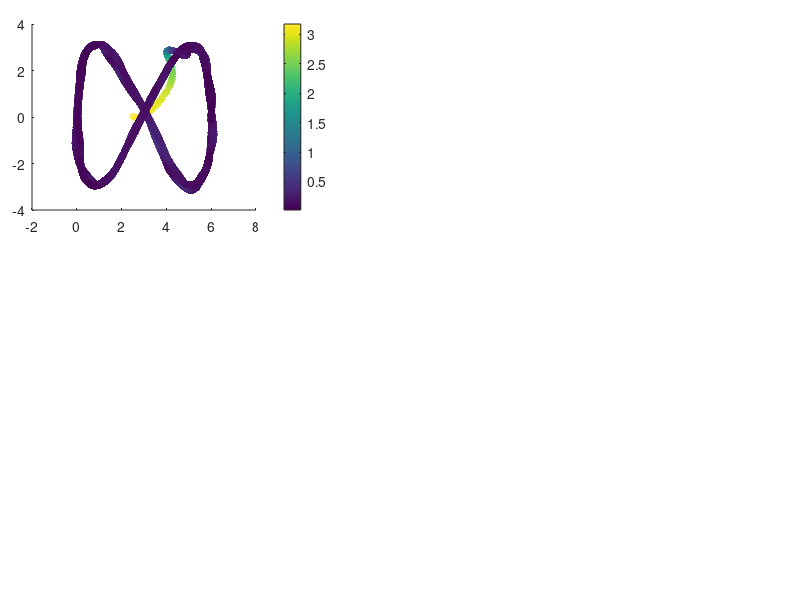

The MATLAB source for this figure: (Note: this script raises an error after producing the figure.)
%% Code to show the results of the Inverse kinematic controller

% Clean variables
clc, clear all, close all;
 
% Load variables of the system
load("T_MPC_UAV_Real.mat")

% Change variable size
h = h(:, 1:end-1);
h_p = h_p(:, 1:end-1);
v = v(:, 1:end-1);
hd = hd(:,1:length(h));
% Time definition 
t = t;

% Error definition
for k = 1:length(t)-N
    error_vector = hd(1:3, k)-h(1:3, k);
    error_NMPC(k) = norm(error_vector,2);
end

% Figure propert%% Figures
lw = 1; % linewidth 1
lwV = 2; % linewidth 2
fontsizeLabel = 11; %11
fontsizeLegend = 11;
fontsizeTicks = 11;
fontsizeTitel = 11;
sizeX = 1300; % size figure
sizeY = 750; % size figure

% color propreties
c1 = [80, 81, 79]/255;
c2 = [244, 213, 141]/255;
c3 = [242, 95, 92]/255;
c4 = [112, 141, 129]/255;

C18 = [0 0 0];
c5 = [130, 37, 37]/255;
c6 = [205, 167, 37]/255;
c7 = [81, 115, 180]/255;

C1 = [246 170 141]/255;
C2 = [51 187 238]/255;
C3 = [0 153 136]/255;
C4 = [238 119 51]/255;
C5 = [204 51 17]/255;
C6 = [238 51 119]/255;
C7 = [187 187 187]/255;
C8 = [80 80 80]/255;
C9 = [140 140 140]/255;
C10 = [0 128 255]/255;
C11 = [234 52 89]/255;
C12 = [39 124 252]/255;
C13 = [40 122 125]/255;
%C14 = [86 215 219]/255;
C14 = [252 94 158]/255;
C15 = [244 171 39]/255;
C16 = [100 121 162]/255;
C17 = [255 0 0]/255;
%% New color slection

figure('Position', [500 500 sizeX sizeY])
set(gcf, 'Position', [500 500 sizeX sizeY]);
fig1_comps.fig = gcf;

% Figure 1
axes('Position',[0.04 0.65 .35 .31]);
%% Colorbar
scatter(h(1, :),h(2, :),30,error_NMPC,'filled','MarkerFaceAlpha',0.7);
c = colorbar;
c.Label.Interpreter = 'latex';
c.Label.String = '$\textrm{Error}~||\tilde{\mathbf{\eta}}||$';

set(c,'TickLabelInterpreter','latex')

%% Desired Trajectory
hd_plot = line(hd(1,:),hd(2,:));
set(hd_plot, 'LineStyle', '--', 'Color', C8, 'LineWidth', 1.2*lw)

%% Real Trajectory
h_plot = line(h(1,:),h(2,:));
set(h_plot, 'LineStyle', '-', 'Color', C18, 'LineWidth', 1.2*lw)

%% Title of the image
hTitle_1 = title({'$\textrm{(a)}$'},'fontsize',14,'interpreter','latex','Color',C18);
%hXLabel_1 = xlabel('$x~[m]$','fontsize',9,'interpreter','latex', 'Color',C18);
hYLabel_1 = ylabel('$y~[m]$','fontsize',9,'interpreter','latex', 'Color',C18);

%% Legend nomeclature
hLegend_1 = legend([hd_plot, h_plot],{'$\mathbf{\eta}_d$','$\mathbf{\eta}$'},'fontsize',12,'interpreter','latex','Color',[255 255 255]/255,'Location','best','NumColumns',1,'TextColor','black');
set(gca,'ticklabelinterpreter','latex',...
        'fontsize',1.3*fontsizeTicks)
% Figure properties
ax_1 = gca;
ax_1.Box = 'on';
ax_1.BoxStyle = 'full';
ax_1.TickLength = [0.005;0.005];
ax_1.TickDirMode = 'auto';
ax_1.YMinorTick = 'on';
ax_1.XMinorTick = 'on';
% ax_2.XTickLabel = [];
ax_1.XMinorGrid = 'on';
ax_1.YMinorGrid = 'on';
%ax_2.MinorGridColor = '#8f8f8f';
ax_1.MinorGridAlpha = 0.15;
ax_1.LineWidth = 0.8;
ax_1.XLim = [min(h(1,:))-0.2 max(h(1,:))+0.2];
ax_1.YLim = [min(h(2,:))-0.2 max(h(2,:))+0.2];

% Figure 2
axes('Position',[0.04 0.28 .35 .31]);
%% Colorbar
scatter(h(1, :),h(3, :),30,error_NMPC,'filled','MarkerFaceAlpha',0.7);
c = colorbar;
c.Label.Interpreter = 'latex';
c.Label.String = '$\textrm{Error}~||\tilde{\mathbf{\eta}}||$';

set(c,'TickLabelInterpreter','latex')

%% Desired Trajectory
hd_plot_2 = line(hd(1,:),hd(3,:));
set(hd_plot_2, 'LineStyle', '--', 'Color', C8, 'LineWidth', 1.2*lw)

%% Real Trajectory
h_plot_2 = line(h(1,:),h(3,:));
set(h_plot_2, 'LineStyle', '-', 'Color', C18, 'LineWidth', 1.2*lw)

%% Title of the image
hTitle_2 = title({'$\textrm{(b)}$'},'fontsize',14,'interpreter','latex','Color',C18);
hXLabel_2 = xlabel('$x~[m]$','fontsize',9,'interpreter','latex', 'Color',C18);
hYLabel_2 = ylabel('$z~[m]$','fontsize',9,'interpreter','latex', 'Color',C18);

%% Legend nomeclature
hLegend_2 = legend([hd_plot_2, h_plot_2],{'$\mathbf{\eta}_d$','$\mathbf{\eta}$'},'fontsize',12,'interpreter','latex','Color',[255 255 255]/255,'Location','best','NumColumns',1,'TextColor','black');
set(gca,'ticklabelinterpreter','latex',...
        'fontsize',1.3*fontsizeTicks)
% Figure properties
ax_2 = gca;
ax_2.Box = 'on';
ax_2.BoxStyle = 'full';
ax_2.TickLength = [0.005;0.005];
ax_2.TickDirMode = 'auto';
ax_2.YMinorTick = 'on';
ax_2.XMinorTick = 'on';
% ax_2.XTickLabel = [];
ax_2.XMinorGrid = 'on';
ax_2.YMinorGrid = 'on';
%ax_2.MinorGridColor = '#8f8f8f';
ax_2.MinorGridAlpha = 0.15;
ax_2.LineWidth = 0.8;
ax_2.XLim = [min(h(1,:))-0.2 max(h(1,:))+0.2];
ax_2.YLim = [min(h(3,:))-0.2 max(h(3,:))+0.2];

axes('Position',[0.45 0.65 .54 .31]);
%% Data generation
error_x_plot = line(t(1:length(h)),hd(1,:)-h(1,:));
set(error_x_plot, 'LineStyle', '-', 'Color', C5, 'LineWidth', 1.1*lw);
error_y_plot = line(t(1:length(h)),hd(2,:)-h(2,:));
set(error_y_plot, 'LineStyle', '-', 'Color', C3, 'LineWidth', 1.1*lw);
error_z_plot = line(t(1:length(h)),hd(3,:)-h(3,:));
set(error_z_plot, 'LineStyle', '-', 'Color', c7, 'LineWidth', 1.1*lw);

% fig1_comps.p1 = ul_plot;
%% Title of the image
hTitle_3 = title({'$\textrm{(c)}$'},'fontsize',14,'interpreter','latex','Color',C18);
%xlabel('$\textrm{Time}[s]$','fontsize',10,'interpreter','latex','Color',C18);
ylabel('$\textrm{Control Error}~[m]$','fontsize',10,'interpreter','latex', 'Color',C18);

%% Legend nomeclature
hLegend_3 = legend([error_x_plot,error_y_plot, error_z_plot],{'$\tilde{\mathbf{\eta}}_x$','$\tilde{\mathbf{\eta}}_y$','$\tilde{\mathbf{\eta}}_z$'},'fontsize',12,'interpreter','latex','Color',[255 255 255]/255,'Location','best','NumColumns',1,'TextColor','black');
 set(gca,'ticklabelinterpreter','latex',...
         'fontsize',1.3*fontsizeTicks)
%% Figure properties
ax_3 = gca;
ax_3.Box = 'on';
ax_3.BoxStyle = 'full';
ax_3.TickLength = [0.01;0.01];
ax_3.TickDirMode = 'auto';
ax_3.XTickLabel = [];
ax_3.YMinorTick = 'on';
ax_3.XMinorTick = 'on';
ax_3.XMinorGrid = 'on';
ax_3.YMinorGrid = 'on';
%ax_1.MinorGridColor = '#8f8f8f';
ax_3.MinorGridAlpha = 0.15;
ax_3.LineWidth = 0.8;
ax_3.XLim = [0 t(end)];
%% Zoom Plot
axes('Position',[0.70 0.85 .2 .1]);
index_zoom_1 = (t>=20) & (t<=30);
error_x_plot_zoom = line(t(index_zoom_1),hd(1,(index_zoom_1))-h(1,(index_zoom_1)));
error_y_plot_zoom = line(t(index_zoom_1),hd(2,(index_zoom_1))-h(2,(index_zoom_1)));
error_z_plot_zoom = line(t(index_zoom_1),hd(3,(index_zoom_1))-h(3,(index_zoom_1)));

set(error_x_plot_zoom, 'LineStyle', '-', 'Color', C5, 'LineWidth', lw*0.8);
set(error_y_plot_zoom, 'LineStyle', '-', 'Color', C3, 'LineWidth', lw*0.8);
set(error_z_plot_zoom, 'LineStyle', '-', 'Color', c7, 'LineWidth', lw*0.8);

set(gca,'ticklabelinterpreter','latex',...
         'fontsize',fontsizeTicks*0.5)
ax_1_zoom = gca;
ax_1_zoom.Box = 'on';
ax_1_zoom.BoxStyle = 'full';
ax_1_zoom.TickLength = [0.01;0.01];
%ax_1_zoom.YLim = [-0.5 0.5];
%ax_1_zoom.YTickLabel = [];
%ax_1_zoom.XTickLabel = [];
ax_1_zoom.TickDirMode = 'manual';
ax_1_zoom.TickDir = 'in';
ax_1_zoom.YMinorTick = 'on';
ax_1_zoom.XMinorTick = 'on';
ax_1_zoom.LineWidth = 0.5;
ax_1_zoom.XMinorGrid = 'on';
ax_1_zoom.YMinorGrid = 'on';
% 
axes('Position',[0.45 0.28 .54 .31]);
%% Data generation
error_vx_plot = line(t(1:length(h)),vc(1,:));
set(error_vx_plot, 'LineStyle', '-', 'Color', C7, 'LineWidth', 1.3*lw);
error_vy_plot = line(t(1:length(h)),vc(2,:));
set(error_vy_plot, 'LineStyle', '-', 'Color', C14, 'LineWidth', 1.3*lw);
error_vz_plot = line(t(1:length(h)),vc(3,:));
set(error_vz_plot, 'LineStyle', '-', 'Color', C15, 'LineWidth', 1.3*lw);

% fig1_comps.p1 = ul_plot;
%% Title of the image
hTitle_4 = title({'$\textrm{(d)}$'},'fontsize',14,'interpreter','latex','Color',C18);
xlabel('$\textrm{Time}[s]$','fontsize',10,'interpreter','latex','Color',C18);
ylabel('$\textrm{Inputs}~[m/s]$','fontsize',10,'interpreter','latex', 'Color',C18);

%% Legend nomeclature
hLegend_4 = legend([error_vx_plot,error_vy_plot, error_vz_plot],{'${\mu}_{l_{ref}}$','${\mu}_{m_{ref}}$','${\mu}_{n_{ref}}$'},'fontsize',12,'interpreter','latex','Color',[255 255 255]/255,'Location','best','NumColumns',1,'TextColor','black');
 set(gca,'ticklabelinterpreter','latex',...
         'fontsize',1.3*fontsizeTicks)
%% Figure properties
ax_4 = gca;
ax_4.Box = 'on';
ax_4.BoxStyle = 'full';
ax_4.TickLength = [0.01;0.01];
ax_4.TickDirMode = 'auto';
ax_4.YMinorTick = 'on';
ax_4.XMinorTick = 'on';
ax_4.XMinorGrid = 'on';
ax_4.YMinorGrid = 'on';
%ax_1.MinorGridColor = '#8f8f8f';
ax_4.MinorGridAlpha = 0.15;
ax_4.LineWidth = 0.8;
ax_4.XLim = [0 t(end)];
% 
set(gcf, 'Color', 'w'); % Sets axes background
export_fig MPC_Nominal_real_b.pdf -q101

%% RMS dynamics
RMSE_x_NMPC = sqrt(mean((error_vector(1,:)).^2));
RMSE_y_NMPC = sqrt(mean((error_vector(2,:)).^2));
RMSE_z_NMPC = sqrt(mean((error_vector(3,:)).^2));

save("NMPC_real_rmse.mat","RMSE_x_NMPC", "RMSE_y_NMPC", "RMSE_z_NMPC","error_NMPC", "t", "N");